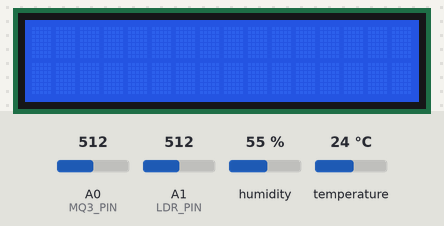
Simulated run of this sketch. Board: Arduino Uno, built with avr-gcc and run on an emulated ATmega328P. Shown: 16×2 character LCD. The inputs (shaded band) are chosen by the test bench; at power-on: humidity 55 %, temperature 24 °C, A0 (MQ3_PIN) = 512, A1 (LDR_PIN) = 512. The modem accepts every AT command (registered, SIM ready, sends succeed) and sends nothing else; what the sketch prints to the serial monitor is not drawn.

Above: at 3.3 s.
3.4 s: humidity set to 22 %
At 5.4 s:
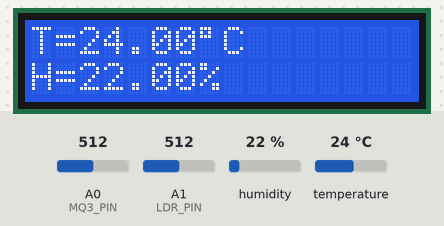
12.9 s: temperature set to 12 °C
26.1 s: A0 (MQ3_PIN) set to 716
At 31.2 s:
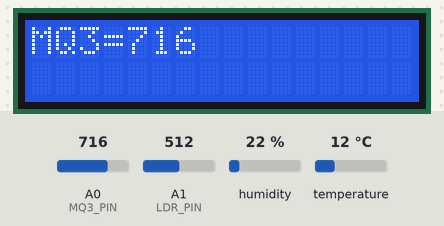
34.6 s: A1 (LDR_PIN) set to 716
At 35.6 s:
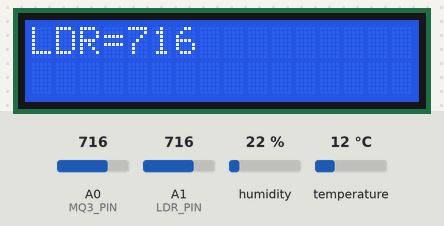
47.6 s: A0 (MQ3_PIN) set to 992
At 53.6 s:
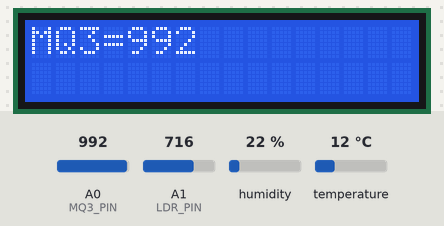
56.8 s: A1 (LDR_PIN) set to 992
At 58.1 s:
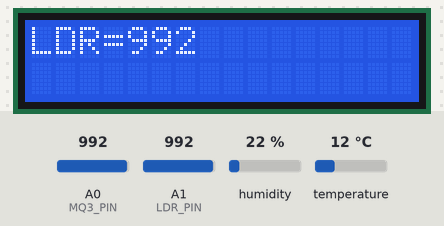
Timing chart, 0 to 59.8 s (numbered marks = the images above; inputs shaded):
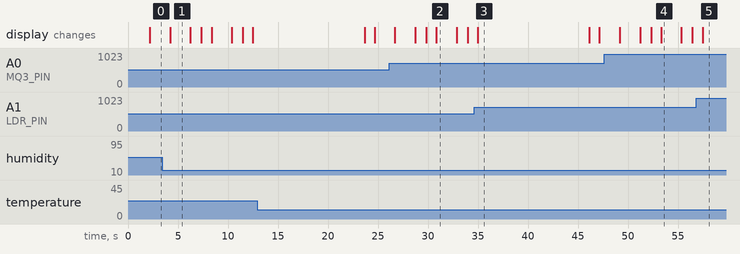

Measured:
- what the display in image 1 shows lasts 2.0 s, from 4.2 s to 6.2 s
- what the display in image 3 shows lasts 11.1 s, from 35.0 s to 46.1 s

The sketch:

inti1.ino
```cpp
#include <Adafruit_Sensor.h>
//Include Software Serial library to communicate with GSM
#include <SoftwareSerial.h>
#include <Wire.h>
#include <LiquidCrystal_PCF8574.h>
#include "DHT.h"
DHT dht(8, DHT11);
#define MQ3_PIN A0
int gas_read = 0;
#define LDR_PIN A1
int ldr_read = 0;
int th=38;
int th1=300;

LiquidCrystal_PCF8574 lcd(0x27);  // set the LCD address to 0x27 for a 16 chars and 2 line display
int show;
float t=0;
float h=0;
float f=0;
float mq;
float ldr1;
#define DHTPIN 8
char data = 0;
void dht11();
void mq3();
void ldr();
void gsm();
boolean readData();
void sendSms();

SoftwareSerial SIM900(9,10);

char incomingChar;

void setup()
{
  int error;
  Serial.begin(19200);
  SIM900.begin(19200);

  delay(2000);
  Serial.print("SIM900 ready...");

  // AT command to set SIM900 to SMS mode
  SIM900.print("AT+CMGF=1\r");
  delay(100);


  Serial.println("LCD...");
  while (! Serial);
  Serial.println("Dose: check for LCD");
  // See http://playground.arduino.cc/Main/I2cScanner
  Wire.begin();
  Wire.beginTransmission(0x27);
  error = Wire.endTransmission();
  Serial.print("Error: ");
  Serial.print(error);
  if (error == 0)
  {
    Serial.println(": LCD found.");
  }
  else
  {
    Serial.println(": LCD not found.");
  } // if

  lcd.begin(16, 2); // initialize the lcd
  show = 0;
} // setup()

void loop()
{
  if (show == 0)
  {
    lcd.setBacklight(255);
    lcd.home(); lcd.clear();
    dht11();
    delay(1000);
    lcd.setBacklight(255);

  }
  else if (show == 1)
  {
    lcd.home();lcd.clear();
    lcd.setCursor(0,0);
    mq3();
    delay(1000);
    lcd.setBacklight(255);
  }
  else if (show == 2)
  {
    lcd.home();lcd.clear();
    lcd.setCursor(0,0);
    ldr();
    delay(1000);
    lcd.setBacklight(255);
  }
  else if (show == 3)
  {
    sendSms();
    lcd.home();lcd.clear();
    lcd.setCursor(0,0);
    lcd.println("Message is sent ");
    delay(100);
    lcd.setBacklight(255);
  }
    delay(100);
    show = (show + 1) % 12;
} // loop()


void dht11()
{
  delay(2000);
  // Reading temperature or humidity takes about 250 milliseconds!
  // Sensor readings may also be up to 2 seconds 'old'
  float h = dht.readHumidity();
  // Read temperature as Celsius (the default)
  float t = dht.readTemperature();
  //ReadTemperature as Fahrenheit (isFahrenheit = true)
  float f = dht.readTemperature(true);
  // Check if any reads failed and exit early (to try again).
  if (isnan(h) || isnan(t) || isnan(f))
  {
    lcd.println("Failed to read from DHT sensor!");
    return;
  }
    lcd.print("T=");
    lcd.print(t);
    lcd.print((char)223);
    lcd.print("C");
    lcd.setCursor(0, 1);
    lcd.print("H=");
    lcd.print(h);
    lcd.print("%");
    delay(2000) ;
    if (h>=th)
    {
      lcd.home();
      lcd.clear();
      lcd.setCursor(0,0);
      lcd.println ("Food  is Spoiled");
    }
    else
    {
      lcd.home();
      lcd.clear();
      lcd.setCursor(0,0);
      lcd.println ("Food  is Correct");
    }
}

void mq3()
{
  gas_read = analogRead(MQ3_PIN);
  delay(1000);
  lcd.print("MQ3=");
  lcd.print(gas_read);
  delay(2000);
  if (gas_read>=th1)
    {
      lcd.home();
      lcd.clear();
      lcd.setCursor(0,0);
      lcd.println ("Food  is Spoiled");
    }
    else
    {
      lcd.home();
      lcd.clear();
      lcd.setCursor(0,0);
      lcd.println ("Food  is Correct");
    }
}

void ldr()
{
  delay(1000);
  ldr_read = analogRead(LDR_PIN);
  lcd.print("LDR=");
  lcd.print(ldr_read);
 //lcd.print("\n");
}

void sendSms()
{
    if(readData()){
      int f=0;
      String dataMessage;
      if(h>th)
        f=1;
      delay(10);
      // REPLACE THE X's WITH THE RECIPIENT'S MOBILE NUMBER
      // USE INTERNATIONAL FORMAT CODE FOR MOBILE NUMBERS
      SIM900.println("AT + CMGS = \"+919606703680\"");
      delay(100);

      // REPLACE WITH YOUR OWN SMS MESSAGE CONTENT
      if(f)
       dataMessage = ("Temperature: " + String(t) + "*C " + "\n" + " Humidity: " + String(h) + "%" + "\n" + "MQ3 :" + String(mq) + "\n" + "LDR :" + String(ldr1) + "\n" + "Food Spoilt.");
      else
       dataMessage = ("Temperature: " + String(t) + "*C " + "\n" + " Humidity: " + String(h) + "%" + "\n" + "MQ3 :" + String(mq) + "\n" + "LDR :" + String(ldr1) + "\n" +"Food OK.");


      // Send the SMS text message
      SIM900.print(dataMessage);
      Serial.println(dataMessage);
      delay(100);
      // End AT command with a ^Z, ASCII code 26
      SIM900.println((char)26);
      delay(1000);
//      SIM900.println();
      Serial.println("Done");
      // Give module time to send SMS
      delay(5000);
    }

  delay(10);
}

boolean readData()
{
  //Read humidity
  h = dht.readHumidity();
  // Read temperature as Celsius
  t = dht.readTemperature();
  // Read temperature as Fahrenheit
  f = dht.readTemperature(true);

  mq = analogRead(MQ3_PIN);

  ldr1= analogRead(LDR_PIN);

  // Compute temperature values in Celcius
  t = dht.computeHeatIndex(t,h,false);

  // Uncomment to compute temperature values in Fahrenheit
  //f = dht.computeHeatIndex(f,h,false);


  // Check if any reads failed and exit early (to try again).
  if (isnan(h) || isnan(t) || isnan(f)) {
    Serial.println("Failed to read from DHT sensor!");
    return false;
  }

//  Serial.print("Humidity: ");
//  Serial.print(h);
//  Serial.print(" %\t");
//  Serial.print("Temperature: ");
//  Serial.print(t);
//  Serial.print(" *C ");

  //Uncomment to print temperature in Farenheit
  //Serial.print(f);
  //Serial.print(" *F\t");
  delay(10000);  //check every 10s
  if((h>th)&&(mq>th1))
    return true;
   else
    return false;
  delay(1000);
  gas_read = analogRead(MQ3_PIN);
  ldr_read = analogRead(LDR_PIN);
// lcd.print(gas_read);
}
```
